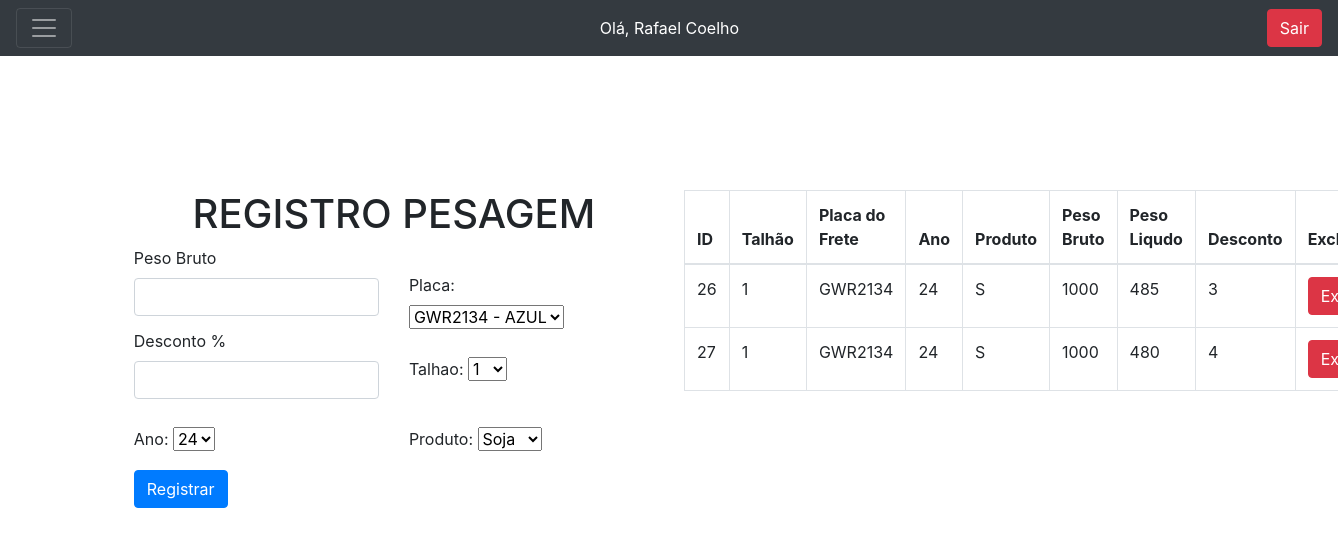
Screenshot of /pesagem.php (signed in) with the database file from the repository.
### tables this page shows
CREATE TABLE `pesagem` (
  `id_pesagem` int(11) NOT NULL,
  `user_id` int(11) NOT NULL,
  `talhao_id` int(11) NOT NULL,
  `frete_id` int(11) NOT NULL,
  `ano` int(11) NOT NULL,
  `produto` char(1) NOT NULL,
  `peso_bruto` int(11) NOT NULL,
  `hora` timestamp NULL DEFAULT NULL,
  `desconto` int(11) DEFAULT 0,
  `peso_liquido` int(11) NOT NULL
);

CREATE TABLE `frete` (
  `id_frete` int(11) NOT NULL,
  `user_id` int(11) NOT NULL,
  `placa` varchar(255) NOT NULL,
  `cor` varchar(255) NOT NULL,
  `estado` varchar(255) NOT NULL,
  `peso` int(11) NOT NULL,
  `oculta` char(1) DEFAULT 'N'
);

### pesagem.php (the view, shortened to what this page needs)
<?php
    include("config.php");
    $user = $_SESSION["id_user"];
    $query_pesagem = "SELECT p.id_pesagem, p.talhao_id, f.placa AS placa_frete, p.ano, p.produto, p.peso_bruto, p.hora, p.desconto , p.peso_liquido
                  FROM pesagem p
                  INNER JOIN frete f ON p.frete_id = f.id_frete
                  WHERE p.user_id = $user";
    $result_pesagem = mysqli_query($conn, $query_pesagem);
?>
<!DOCTYPE html>
<html lang="en">
<head>
    <link rel="stylesheet" href="https://cdn.jsdelivr.net/npm/bootstrap@4.1.3/dist/css/bootstrap.min.css">
</head>
<body>
<div class="Top-side">
    <div class="pos-f-t">
        <nav class="navbar navbar-dark bg-dark">
            <button class="navbar-toggler" type="button" data-toggle="collapse" data-target="#navbarToggleExternalContent" aria-controls="navbaToggleExternalContent" aria-expanded="false" aria-label="Toggle navigation">
            <span class="navbar-toggler-icon"></span>
            </button>
            <div style="color: white;">
                <?php
                print "Olá, ".$_SESSION["nome"] ;
                ?>
            </div>
            <?php
            print "<a href='logout.php' class='btn btn-danger'>Sair </a> ";
            ?>
        </nav>
    </div>
</div>
    <div class="Back-Side" style="margin: 10%;">
        <div class="row">
            <div class="col-md-6">
                <div>
                    <h1 class="text-center">REGISTRO PESAGEM</h1>
                </div>
                <form class="row g-3" action="pesagem-back.php" method="POST">
                    <div class="col-md-6">
                        <label for="inputEmail4" class="form-label">Peso Bruto</label>
                        <input type="text" class="form-control" name="peso_bruto" id="peso_bruto" onkeypress="return onlyNumbers(event)">
                    </div>
                    <div class="col-md-4" style="margin-top: 5%;">
                        <label for="inputState" class="form-label">Placa:</label>
                        <select id="InputState" class="form-select" name="frete">
                            <?php
                            include("config.php");
                            $user = $_SESSION["id_user"] ;
                            $query = "SELECT placa, cor FROM frete WHERE oculta = 'N' and user_id = $user";
                            $result = mysqli_query($conn, $query);
                            if ($result) {
                                while ($row = mysqli_fetch_assoc($result)) {
                                    echo '<option value="' . htmlspecialchars($row['placa']) . ',' . htmlspecialchars($row['cor']) . '">' . htmlspecialchars($row['placa'] . ' - ' . $row['cor']) . '</option>';
                                }
                            } else {
                                echo '<option>Error fetching data from the database</option>';
                            }
                            ?>
                        </select>
                    </div>
                    <div class="col-md-6">
                        <label for="inputPassword4" class="form-label">Desconto %</label>
                        <input type="text" class="form-control" name="desconto" id="desconto" onkeypress="return onlyNumbers(event)">
                    </div>
                    <div class="col-md-4" style="margin-top: 5%;">
                        <label for="inputState" class="form-label">Talhao:</label>
                        <select id="inputState" class="form-select" name="talhao" >
                            <?php
                                include("config.php");
                                $query = "SELECT id_talhao FROM talhoes";
                                $result = mysqli_query($conn, $query);
                                if ($result) {
                                    while ($row = mysqli_fetch_assoc($result)) {
                                        echo '<option value="' . $row['id_talhao'] . '">' . $row['id_talhao'] . '</option>';
                                    }
                                } else {
                                    echo '<option>Error fetching data from the database</option>';
                                }
                            ?>
                        </select>
                    </div>
                    <div class="col-md-6" style="margin-top: 5%;">
                    <label for="inputState" class="form-label">Ano:</label>
                        <select id="inputState" class="form-select" name="ano">
                            <option selected>24</option>
                        </select>
                    </div>
                    <div class="col-md-4" style="margin-top: 5%;">
                    <label for="inputState" class="form-label">Produto:</label>
                        <select id="produto" class="form-select" name="produto">
                            <option selected>Soja</option>
                        </select>
                    </div>
                    <div class="col-12" style="margin-top: 2%;">
                        <button type="submit" class="btn btn-primary">Registrar</button>
                    </div>
                </form>
            </div>
            <div class="col-md-6">
                    <table class="table table-bordered">
                        <thead>
                            <tr>
                                <th>ID</th>
                                <th>Talhão</th>
                                <th>Placa do Frete</th>
                                <th>Ano</th>
                                <th>Produto</th>
                                <th>Peso Bruto</th>
                                <th>Peso Liqudo</th>
                                <th>Desconto</th>
                                <th>Excluir</th>
                            </tr>
                        </thead>
                        <tbody>
                            <?php
                            while ($row = mysqli_fetch_assoc($result_pesagem)) {
                                echo "<tr>";
                                echo "<td>" . $row['id_pesagem'] . "</td>";
                                echo "<td>" . $row['talhao_id'] . "</td>";
                                echo "<td>" . $row['placa_frete'];
                                echo "<td>" . $row['ano'] . "</td>";
                                echo "<td>" . $row['produto'] . "</td>";
                                echo "<td>" . $row['peso_bruto'] . "</td>";
                                echo "<td>" . $row['peso_liquido'] . "</td>";
                                echo "<td>" . $row['desconto'] . "</td>";
                                echo "<td><button class='btn btn-danger' onclick='excluirRegistro(" . $row['id_pesagem'] . ")'>Excluir</button></td>";
                                echo "</tr>";
                            }
                            ?>
                        </tbody>
                    </table>
            </div>
</body>
</html>

### rows the page displays
pesagem: id_pesagem "26", talhao "1", frete.placa "GWR2134", ano "24", produto "S", peso_bruto "1000", peso_liquido "485", desconto "3"
pesagem: id_pesagem "27", talhao "1", frete.placa "GWR2134", ano "24", produto "S", peso_bruto "1000", peso_liquido "480", desconto "4"

### other values shown
$_SESSION["nome"] "Rafael Coelho"
form field frete "GWR2134 - AZUL"
form field talhao "1"
